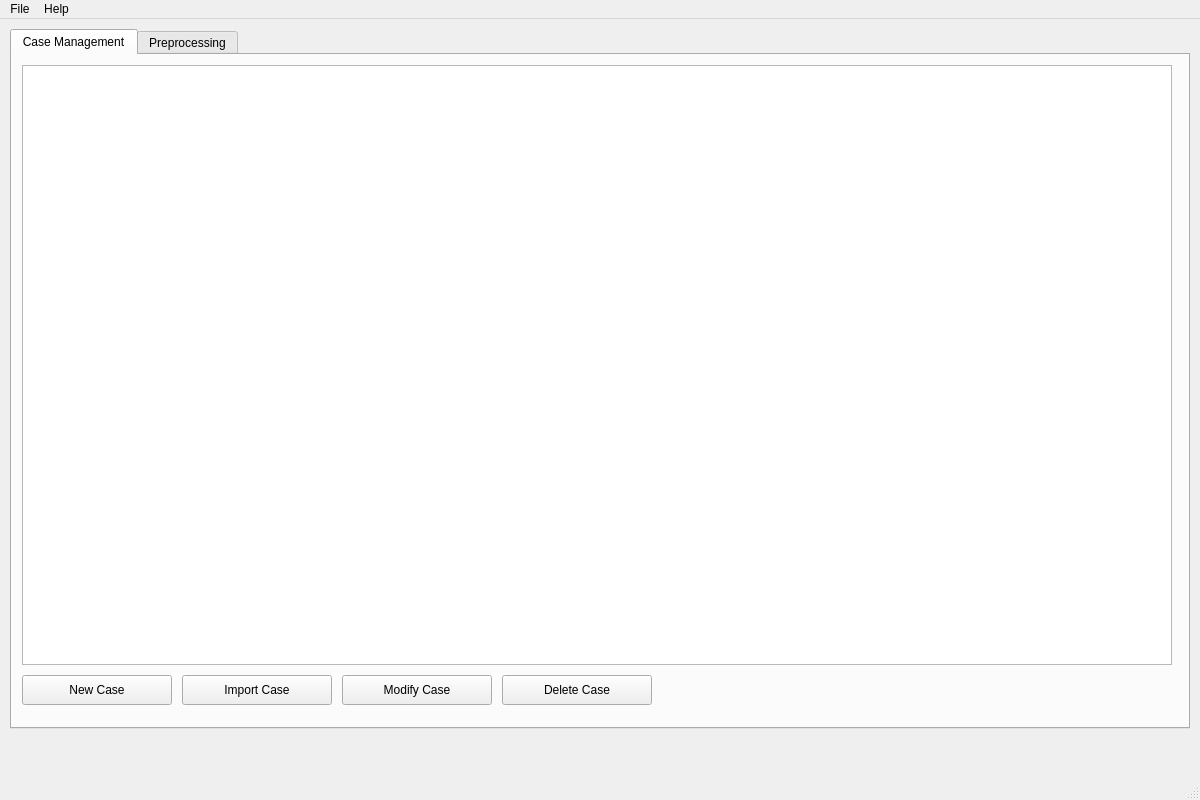
<?xml version="1.0" encoding="UTF-8"?>
<ui version="4.0">
 <class>MainWindow</class>
 <widget class="QMainWindow" name="MainWindow">
  <property name="geometry">
   <rect>
    <x>0</x>
    <y>0</y>
    <width>1200</width>
    <height>800</height>
   </rect>
  </property>
  <property name="windowTitle">
   <string>Portrait Analysis System</string>
  </property>
  <widget class="QWidget" name="centralwidget">
   <widget class="QTabWidget" name="tabWidget">
    <property name="geometry">
     <rect>
      <x>10</x>
      <y>10</y>
      <width>1180</width>
      <height>700</height>
     </rect>
    </property>

    <!-- Tab 1: Case Management -->
    <widget class="QWidget" name="tab_case_management">
     <attribute name="title">
      <string>Case Management</string>
     </attribute>
     <widget class="QTableWidget" name="table_case_files">
      <property name="geometry">
       <rect>
        <x>10</x>
        <y>10</y>
        <width>1150</width>
        <height>600</height>
       </rect>
      </property>
     </widget>
     <widget class="QPushButton" name="button_new_case">
      <property name="geometry">
       <rect>
        <x>10</x>
        <y>620</y>
        <width>150</width>
        <height>30</height>
       </rect>
      </property>
      <property name="text">
       <string>New Case</string>
      </property>
     </widget>
     <widget class="QPushButton" name="button_import_case">
      <property name="geometry">
       <rect>
        <x>170</x>
        <y>620</y>
        <width>150</width>
        <height>30</height>
       </rect>
      </property>
      <property name="text">
       <string>Import Case</string>
      </property>
     </widget>
     <widget class="QPushButton" name="button_modify_case">
      <property name="geometry">
       <rect>
        <x>330</x>
        <y>620</y>
        <width>150</width>
        <height>30</height>
       </rect>
      </property>
      <property name="text">
       <string>Modify Case</string>
      </property>
     </widget>
     <widget class="QPushButton" name="button_delete_case">
      <property name="geometry">
       <rect>
        <x>490</x>
        <y>620</y>
        <width>150</width>
        <height>30</height>
       </rect>
      </property>
      <property name="text">
       <string>Delete Case</string>
      </property>
     </widget>
    </widget>

    <!-- Tab 2: Image Preprocessing -->
    <widget class="QWidget" name="tab_preprocessing">
     <attribute name="title">
      <string>Preprocessing</string>
     </attribute>
     <widget class="QLabel" name="label_original_image">
      <property name="geometry">
       <rect>
        <x>10</x>
        <y>10</y>
        <width>570</width>
        <height>320</height>
       </rect>
      </property>
      <property name="text">
       <string>Original Image</string>
      </property>
      <property name="alignment">
       <set>Qt::AlignCenter</set>
      </property>
     </widget>
     <widget class="QLabel" name="label_processed_image">
      <property name="geometry">
       <rect>
        <x>600</x>
        <y>10</y>
        <width>570</width>
        <height>320</height>
       </rect>
      </property>
      <property name="text">
       <string>Processed Image</string>
      </property>
      <property name="alignment">
       <set>Qt::AlignCenter</set>
      </property>
     </widget>
     <widget class="QComboBox" name="combo_preprocessing_method">
      <property name="geometry">
       <rect>
        <x>10</x>
        <y>350</y>
        <width>300</width>
        <height>30</height>
       </rect>
      </property>
      <property name="currentText">
       <string>Select Preprocessing Method</string>
      </property>
     </widget>
     <widget class="QPushButton" name="button_apply_preprocessing">
      <property name="geometry">
       <rect>
        <x>330</x>
        <y>350</y>
        <width>150</width>
        <height>30</height>
       </rect>
      </property>
      <property name="text">
       <string>Apply</string>
      </property>
     </widget>
     <widget class="QPushButton" name="button_restore_image">
      <property name="geometry">
       <rect>
        <x>490</x>
        <y>350</y>
        <width>150</width>
        <height>30</height>
       </rect>
      </property>
      <property name="text">
       <string>Restore Original</string>
      </property>
     </widget>
    </widget>

    <!-- Additional Tabs for Alignment, Annotation, Comparison, etc. -->
    <!-- Each Tab is structured similarly with specific components -->

   </widget>
  </widget>
  <widget class="QMenuBar" name="menubar">
   <property name="geometry">
    <rect>
     <x>0</x>
     <y>0</y>
     <width>1200</width>
     <height>23</height>
    </rect>
   </property>
   <addaction name="menuFile"/>
   <addaction name="menuHelp"/>
  </widget>
  <widget class="QStatusBar" name="statusbar"/>
  <action name="menuFile">
   <property name="text">
    <string>File</string>
   </property>
  </action>
  <action name="menuHelp">
   <property name="text">
    <string>Help</string>
   </property>
  </action>
 </widget>
 <resources/>
 <connections/>
</ui>
